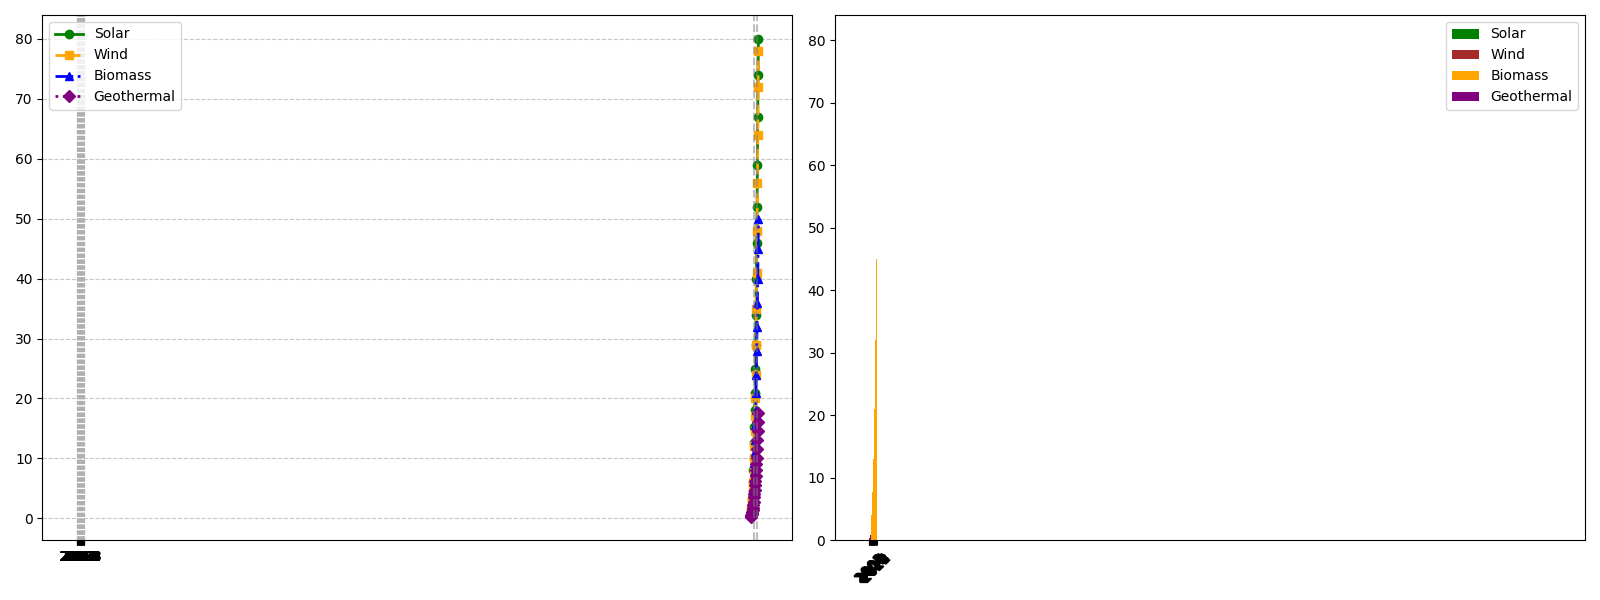

This chart was generated by the following Python code:
import matplotlib.pyplot as plt
import numpy as np

years = np.arange(2000, 2024)
solar_energy_percentage = [
    0.5, 0.7, 1.0, 1.5, 2.3, 3.2, 4.5, 6.0, 8.0, 10.0, 
    12.5, 15.3, 18.0, 21.0, 25.0, 29.0, 34.0, 40.0, 46.0, 52.0, 
    59.0, 67.0, 74.0, 80.0
]
wind_energy_percentage = [
    1.0, 1.2, 1.6, 2.0, 2.5, 3.0, 4.0, 5.0, 6.0, 8.0, 
    10.0, 12.0, 14.5, 17.0, 20.0, 24.0, 29.0, 35.0, 41.0, 48.0, 
    56.0, 64.0, 72.0, 78.0
]
biomass_energy_percentage = [
    0.5, 0.8, 1.2, 1.8, 2.1, 2.7, 3.3, 4.1, 5.0, 6.5, 
    7.8, 9.2, 11.0, 13.0, 15.5, 18.0, 21.0, 24.0, 28.0, 32.0, 
    36.0, 40.0, 45.0, 50.0
]
geothermal_energy_percentage = [
    0.3, 0.4, 0.5, 0.7, 0.8, 1.0, 1.4, 1.8, 2.2, 2.8, 
    3.5, 4.0, 4.8, 5.5, 6.3, 7.0, 8.0, 9.0, 10.0, 11.5, 
    13.0, 14.5, 16.0, 17.5
]

fig, axs = plt.subplots(1, 2, figsize=(16, 6), sharex=True)

# First subplot: Line chart
axs[0].plot(years, solar_energy_percentage, color='green', marker='o', linestyle='-', linewidth=2, label='Solar')
axs[0].plot(years, wind_energy_percentage, color='orange', marker='s', linestyle='--', linewidth=2, label='Wind')
axs[0].plot(years, biomass_energy_percentage, color='blue', marker='^', linestyle='-.', linewidth=2, label='Biomass')
axs[0].plot(years, geothermal_energy_percentage, color='purple', marker='D', linestyle=':', linewidth=2, label='Geothermal')
axs[0].grid(True, linestyle='--', alpha=0.7)
axs[0].axvline(2010, color='grey', linestyle='--', alpha=0.5)
axs[0].axvline(2020, color='grey', linestyle='--', alpha=0.5)
axs[0].legend()

# Second subplot: Bar chart
width = 0.2
x_indexes = np.arange(len(years))
axs[1].bar(x_indexes - 1.5*width, solar_energy_percentage, width=width, color='green', label='Solar')
axs[1].bar(x_indexes - 0.5*width, wind_energy_percentage, width=width, color='brown', label='Wind')
axs[1].bar(x_indexes + 0.5*width, biomass_energy_percentage, width=width, color='orange', label='Biomass')
axs[1].bar(x_indexes + 1.5*width, geothermal_energy_percentage, width=width, color='purple', label='Geothermal')
axs[1].set_xticks(x_indexes)
axs[1].set_xticklabels(years, rotation=45)
axs[1].legend()

plt.tight_layout()
plt.show()
